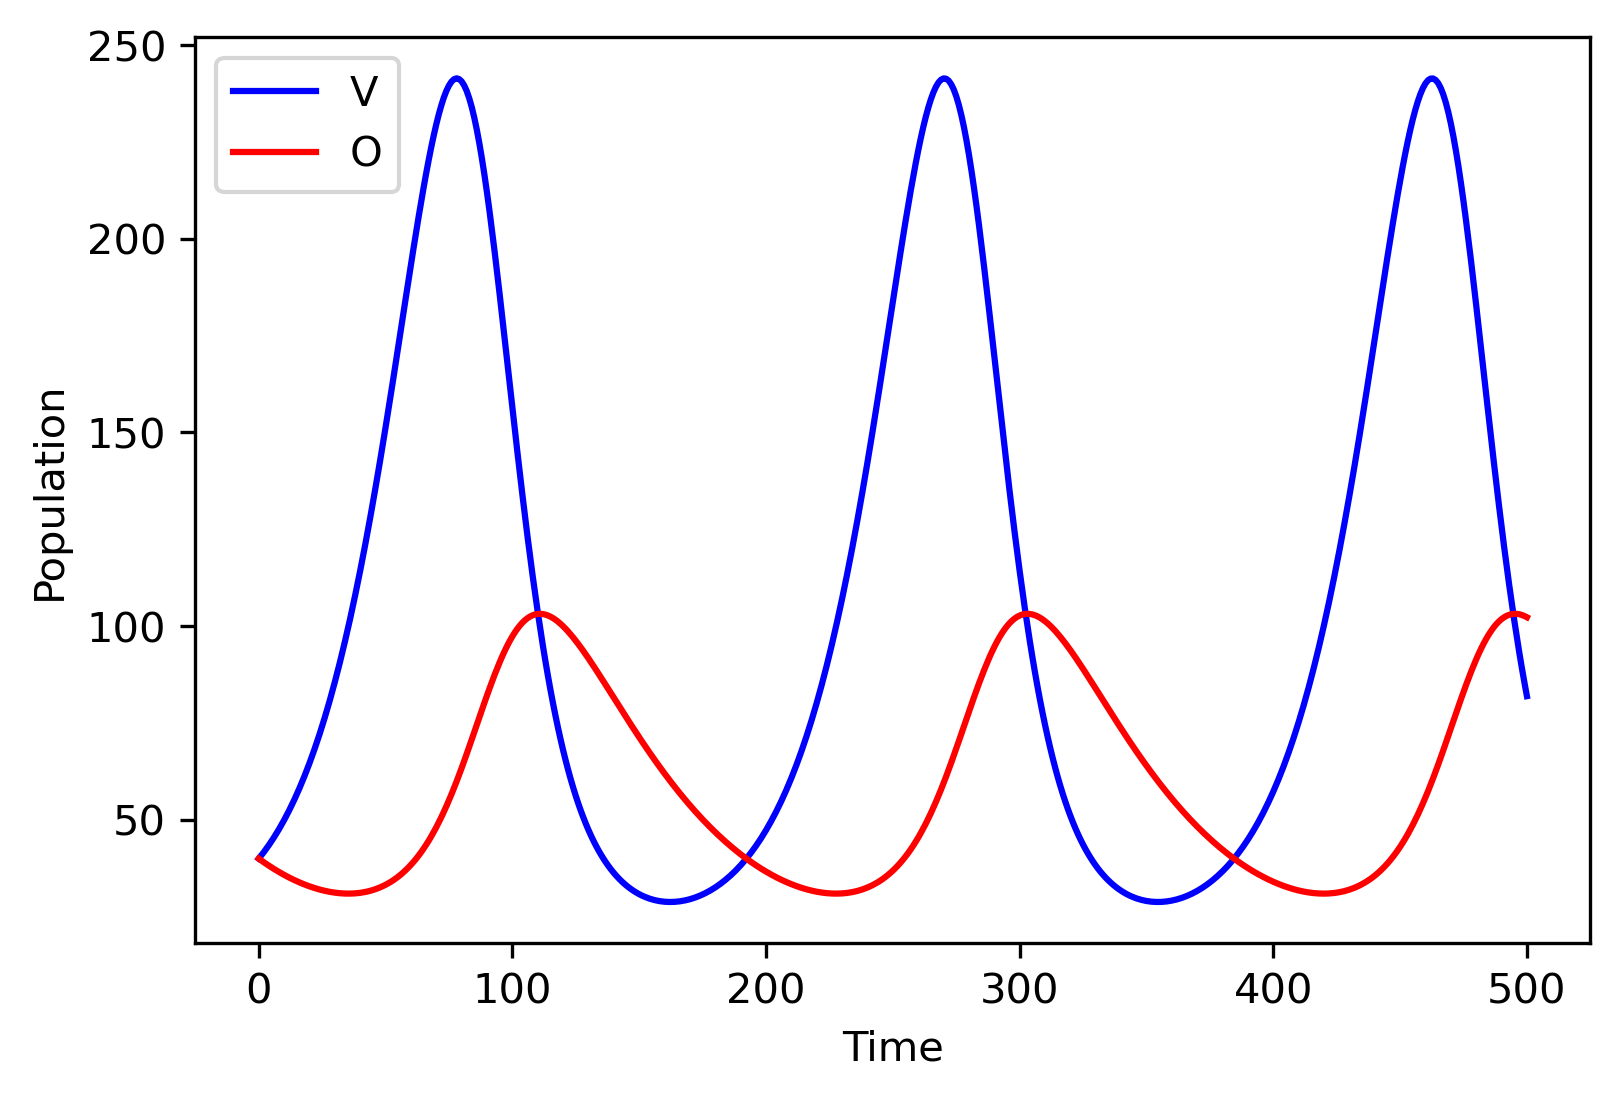

Write the Python code that produced this figure.
#!/usr/bin/env python3
# -*- coding: utf-8 -*-
"""
BE523 Biosystems Analysis & Design
HW17 - Question 4. Lotka-Volterra, without resource limitation

Created on Sun Mar 14 00:18:39 2021
@author: eduardo
"""
import numpy as np
import matplotlib.pyplot as plt
from scipy.integrate import odeint

def lotkavolterra(P0, t, coeff):
    """ Lotka-Volterra function for voles and owls
    P0: list, initial population of voles and owls
    t: list, time vector
    coeff: list, coefficients alpha, gamma, delta, epsilon
    """
    V, O = P0
    alpha, gamma, delta, epsilon = coeff
    dV = V * (alpha - gamma*O)
    dO = O * (-delta + epsilon*V)
    return [dV, dO]

dt = 1
steps = 500

delta = 0.02
alpha = 0.06
gamma = 1e-3
epsilon = 2e-4
coefficients = (alpha, gamma, delta, epsilon)
P0 = [40, 40]  # initial population of voles and owls

t = np.linspace(0, steps, int(steps/dt)+1)

# Get a solution to the differential equations using 'odeint'
P = odeint(lotkavolterra, P0, t, args=(coefficients,))

plt.figure(0)
plt.plot(t, P[:,0], 'b-', label='V')
plt.plot(t, P[:,1], 'r-', label='O')
plt.xlabel('Time')
plt.ylabel('Population')
plt.legend(loc='best')
plt.savefig('q4_lotka_volterra.png', dpi=300, bbox_inches='tight')
plt.show()